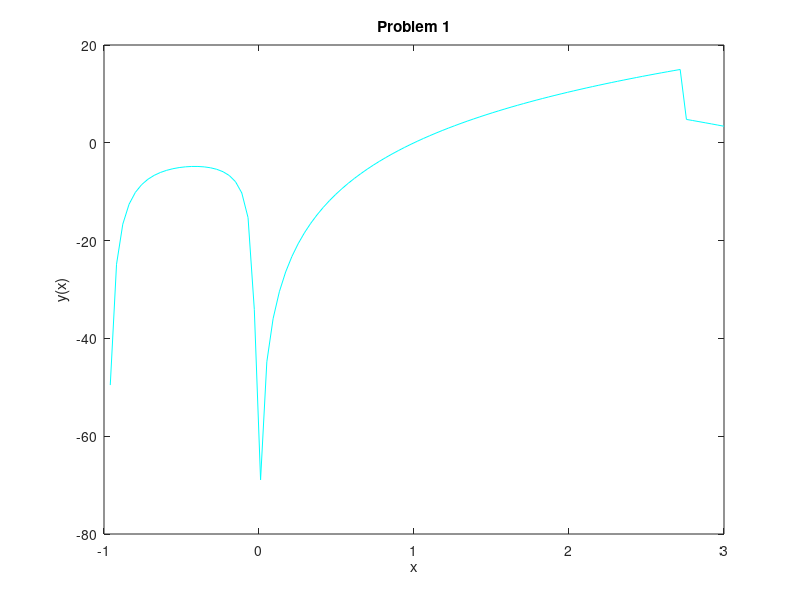

Write the MATLAB code that produced this figure.
close all; clear all; clc;

x = linspace(-1,3,100);
y = zeros(1, length(x));

for(i = 1:length(x))

    if (x(i) >= -1 && x(i) < 0)
        y(i) = (x(i).^2 + 1) / (x(i).^2 + x(i));
    end
    if (x(i) >= 0 && x(i) < 2.718)
        y(i) = 15 * log(x(i));
    end
    if (x(i) >= 2.718 && x(i) <= 3)
        y(i) = 12.386 - x(i)^2;
    end
end

plot(x,y,'cyan-')
title('Problem 1')
ylabel('y(x)')
xlabel('x')
